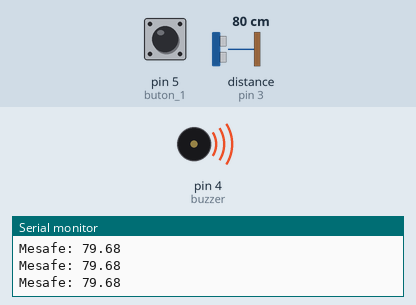
The sketch below on a simulated Arduino Uno, built with avr-gcc and run on an emulated ATmega328P. Shown: buzzer (waves = sounding, pin HIGH), the last lines printed to the serial monitor. Wiring (inferred from the names in the program): ultrasonic range finder: trigger pin 2; echo pin 3. Inputs (shaded band) come from the test bench; at power-on: distance to the obstacle (sensor on pin 3) 80 cm, pin 5 (buton_1) LOW. The echo pulse lasts 58.3 µs per cm; pins used as bus, display or sensor lines are not drawn.

Above: at 1.2 s.
1.3 s: distance to the obstacle (sensor on pin 3) set to 9 cm
2.8 s: distance to the obstacle (sensor on pin 3) set to 6 cm
At 3.2 s:
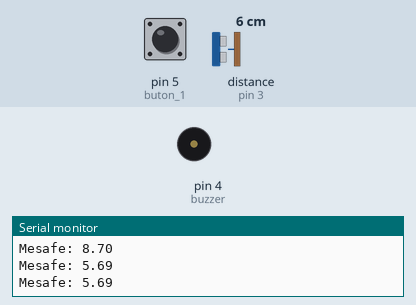
4.3 s: distance to the obstacle (sensor on pin 3) set to 18 cm
At 4.8 s:
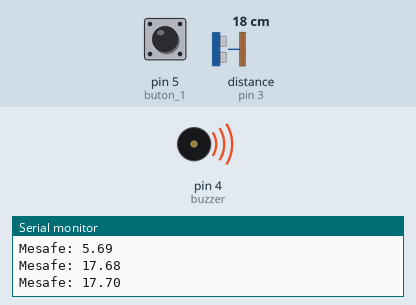
5.9 s: distance to the obstacle (sensor on pin 3) set to 2 cm
At 6.6 s:
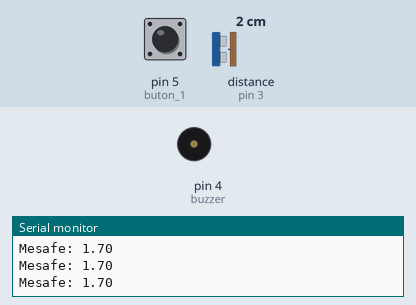
Timing chart, 0 to 8.5 s (numbered marks = the images above; inputs shaded):
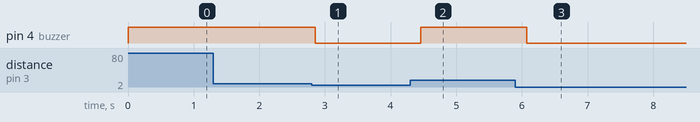

The sketch:

Cabinet_alarm.ino
```cpp
#define TRIG_PIN 2
#define ECHO_PIN 3
#define buton_1 5
#define buton_2 6
#define buzzer 4

void setup() {
  Serial.begin(9600);
  pinMode(TRIG_PIN, OUTPUT);
  pinMode(ECHO_PIN, INPUT);
  pinMode(buton_1, INPUT);
  pinMode(buton_2, INPUT);
  pinMode(buzzer, OUTPUT);
}

void loop() {
  int buton1 = digitalRead(buton_1);

  digitalWrite(TRIG_PIN, LOW);
  delayMicroseconds(2);
  digitalWrite(TRIG_PIN, HIGH);
  delayMicroseconds(10);
  digitalWrite(TRIG_PIN, LOW);

  long sure = pulseIn(ECHO_PIN, HIGH);
  float mesafe = sure * 0.0343 / 2;

  Serial.print("Mesafe: ");
  Serial.println(mesafe);

  if (mesafe > 7) {
    digitalWrite(buzzer, HIGH);
  } else {
    digitalWrite(buzzer, LOW);
  }

  // Butona basılırsa buzzer'ı zorla kapat
  if (buton1 == HIGH) {
    digitalWrite(buzzer, LOW);
    delay(10000);
  }

  delay(200);
}
```

Measured:
- the behaviour switches between 8 and 7 cm on distance to the obstacle (sensor on pin 3) (found by bisection; images 0 and 1)
- after the input at 2.8 s, pin 4 (buzzer): HIGH → LOW after 0.05 s
- after the input at 4.3 s, pin 4 (buzzer): LOW → HIGH after 0.16 s
- after the input at 5.9 s, pin 4 (buzzer): HIGH → LOW after 0.18 s
